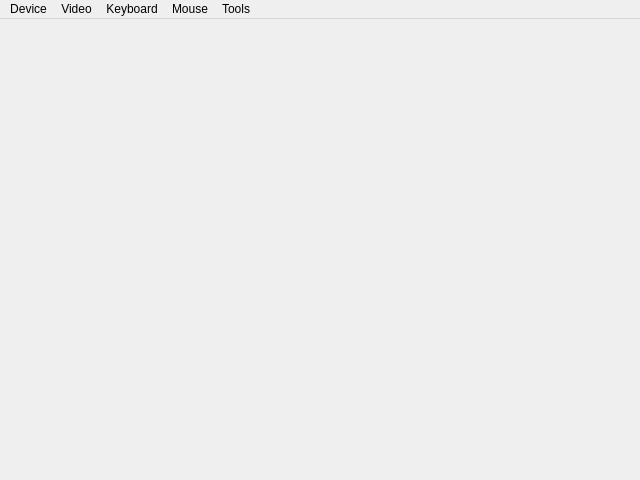
<?xml version="1.0" encoding="UTF-8"?>
<ui version="4.0">
 <class>MainWindow</class>
 <widget class="QMainWindow" name="MainWindow">
  <property name="geometry">
   <rect>
    <x>0</x>
    <y>0</y>
    <width>640</width>
    <height>480</height>
   </rect>
  </property>
  <property name="windowTitle">
   <string>Simple USB KVM</string>
  </property>
  <widget class="QWidget" name="centralwidget"/>
  <widget class="QMenuBar" name="menubar">
   <property name="geometry">
    <rect>
     <x>0</x>
     <y>0</y>
     <width>640</width>
     <height>23</height>
    </rect>
   </property>
   <widget class="QMenu" name="menu_video_menu">
    <property name="title">
     <string>Device</string>
    </property>
    <addaction name="action_video_devices"/>
    <addaction name="action_video_device_connect"/>
    <addaction name="action_video_device_disconnect"/>
    <addaction name="separator"/>
    <addaction name="actionReload_MCU"/>
    <addaction name="actionReload_Key_Mouse"/>
    <addaction name="separator"/>
    <addaction name="actionMinimize"/>
    <addaction name="actionexit"/>
    <addaction name="separator"/>
   </widget>
   <widget class="QMenu" name="menuKeyboard">
    <property name="title">
     <string>Keyboard</string>
    </property>
    <widget class="QMenu" name="menuShortcut_key">
     <property name="title">
      <string>Shortcut key</string>
     </property>
     <addaction name="actionq1"/>
     <addaction name="actionq2"/>
     <addaction name="actionq3"/>
     <addaction name="actionq4"/>
     <addaction name="actionq5"/>
     <addaction name="actionq6"/>
     <addaction name="actionq7"/>
     <addaction name="actionq_8"/>
     <addaction name="actionq9"/>
     <addaction name="actionq10"/>
    </widget>
    <addaction name="actionResetKeyboard"/>
    <addaction name="separator"/>
    <addaction name="menuShortcut_key"/>
    <addaction name="actionCustomKey"/>
    <addaction name="actionPaste_text"/>
    <addaction name="separator"/>
    <addaction name="actionIndicator_light"/>
   </widget>
   <widget class="QMenu" name="menuMouse">
    <property name="title">
     <string>Mouse</string>
    </property>
    <addaction name="actionResetMouse"/>
    <addaction name="separator"/>
    <addaction name="actionCapture_mouse"/>
    <addaction name="actionRelease_mouse"/>
   </widget>
   <widget class="QMenu" name="menuTools">
    <property name="title">
     <string>Tools</string>
    </property>
    <addaction name="actionOn_screen_Keyboard"/>
    <addaction name="actionCalculator"/>
    <addaction name="actionSnippingTool"/>
    <addaction name="actionNotepad"/>
   </widget>
   <widget class="QMenu" name="menuVideo">
    <property name="title">
     <string>Video</string>
    </property>
    <addaction name="action_fullscreen"/>
    <addaction name="action_Resize_window"/>
    <addaction name="separator"/>
    <addaction name="action_Image_capture"/>
   </widget>
   <addaction name="menu_video_menu"/>
   <addaction name="menuVideo"/>
   <addaction name="menuKeyboard"/>
   <addaction name="menuMouse"/>
   <addaction name="menuTools"/>
  </widget>
  <widget class="QStatusBar" name="statusbar">
   <property name="sizeGripEnabled">
    <bool>false</bool>
   </property>
  </widget>
  <action name="action_video_devices">
   <property name="text">
    <string>Video devices</string>
   </property>
   <property name="shortcut">
    <string/>
   </property>
  </action>
  <action name="action_video_device_connect">
   <property name="text">
    <string>Connect</string>
   </property>
  </action>
  <action name="action_video_device_disconnect">
   <property name="text">
    <string>Disconnect</string>
   </property>
  </action>
  <action name="actionexit">
   <property name="text">
    <string>Exit</string>
   </property>
  </action>
  <action name="actionfullscreen">
   <property name="checkable">
    <bool>true</bool>
   </property>
   <property name="checked">
    <bool>false</bool>
   </property>
   <property name="text">
    <string>Full screen</string>
   </property>
   <property name="shortcutVisibleInContextMenu">
    <bool>false</bool>
   </property>
  </action>
  <action name="actionScreen_recording">
   <property name="text">
    <string>Screen recording</string>
   </property>
  </action>
  <action name="actionResize_window">
   <property name="text">
    <string>Resize window</string>
   </property>
  </action>
  <action name="actionResetKeyboard">
   <property name="text">
    <string>Reset</string>
   </property>
  </action>
  <action name="actionResetMouse">
   <property name="text">
    <string>Reset</string>
   </property>
  </action>
  <action name="action_quickkey_1">
   <property name="text">
    <string>Ctrl+Alt+Del</string>
   </property>
  </action>
  <action name="action_quickkey_2">
   <property name="text">
    <string>Alt+Tab</string>
   </property>
  </action>
  <action name="actionMinimize">
   <property name="text">
    <string>Minimize</string>
   </property>
  </action>
  <action name="actionReload_Key_Mouse">
   <property name="text">
    <string>Reload Key/Mouse</string>
   </property>
  </action>
  <action name="actionRelease_mouse">
   <property name="text">
    <string>Release mouse</string>
   </property>
  </action>
  <action name="actionDisplay_System_Mouse">
   <property name="text">
    <string>Display system mouse</string>
   </property>
  </action>
  <action name="actionCapture_mouse">
   <property name="text">
    <string>Capture mouse</string>
   </property>
  </action>
  <action name="actionCustomKey">
   <property name="text">
    <string>Custom key</string>
   </property>
  </action>
  <action name="actionq1">
   <property name="text">
    <string>q1</string>
   </property>
  </action>
  <action name="actionq2">
   <property name="text">
    <string>q2</string>
   </property>
  </action>
  <action name="actionq3">
   <property name="text">
    <string>q3</string>
   </property>
  </action>
  <action name="actionq4">
   <property name="text">
    <string>q4</string>
   </property>
  </action>
  <action name="actionq5">
   <property name="text">
    <string>q5</string>
   </property>
  </action>
  <action name="actionq6">
   <property name="text">
    <string>q6</string>
   </property>
  </action>
  <action name="actionq7">
   <property name="text">
    <string>q7</string>
   </property>
  </action>
  <action name="actionq8">
   <property name="text">
    <string>q8</string>
   </property>
  </action>
  <action name="actionq_8">
   <property name="text">
    <string>q8</string>
   </property>
  </action>
  <action name="actionq9">
   <property name="text">
    <string>q9</string>
   </property>
  </action>
  <action name="actionq10">
   <property name="text">
    <string>q10</string>
   </property>
  </action>
  <action name="actionOn_screen_Keyboard">
   <property name="text">
    <string>On-screen Keyboard</string>
   </property>
  </action>
  <action name="actionCalculator">
   <property name="text">
    <string>Calculator</string>
   </property>
  </action>
  <action name="actionSnippingTool">
   <property name="text">
    <string>SnippingTool</string>
   </property>
  </action>
  <action name="actionNotepad">
   <property name="text">
    <string>Notepad</string>
   </property>
  </action>
  <action name="actionIndicator_light">
   <property name="text">
    <string>Indicator light</string>
   </property>
  </action>
  <action name="actionReload_MCU">
   <property name="text">
    <string>Reset MCU</string>
   </property>
  </action>
  <action name="action_fullscreen">
   <property name="text">
    <string>Full screen</string>
   </property>
  </action>
  <action name="action_Resize_window">
   <property name="text">
    <string>Resize window</string>
   </property>
  </action>
  <action name="action_Image_capture">
   <property name="text">
    <string>Image capture</string>
   </property>
  </action>
  <action name="actionPaste_text">
   <property name="text">
    <string>Paste text</string>
   </property>
  </action>
 </widget>
 <resources/>
 <connections/>
</ui>
